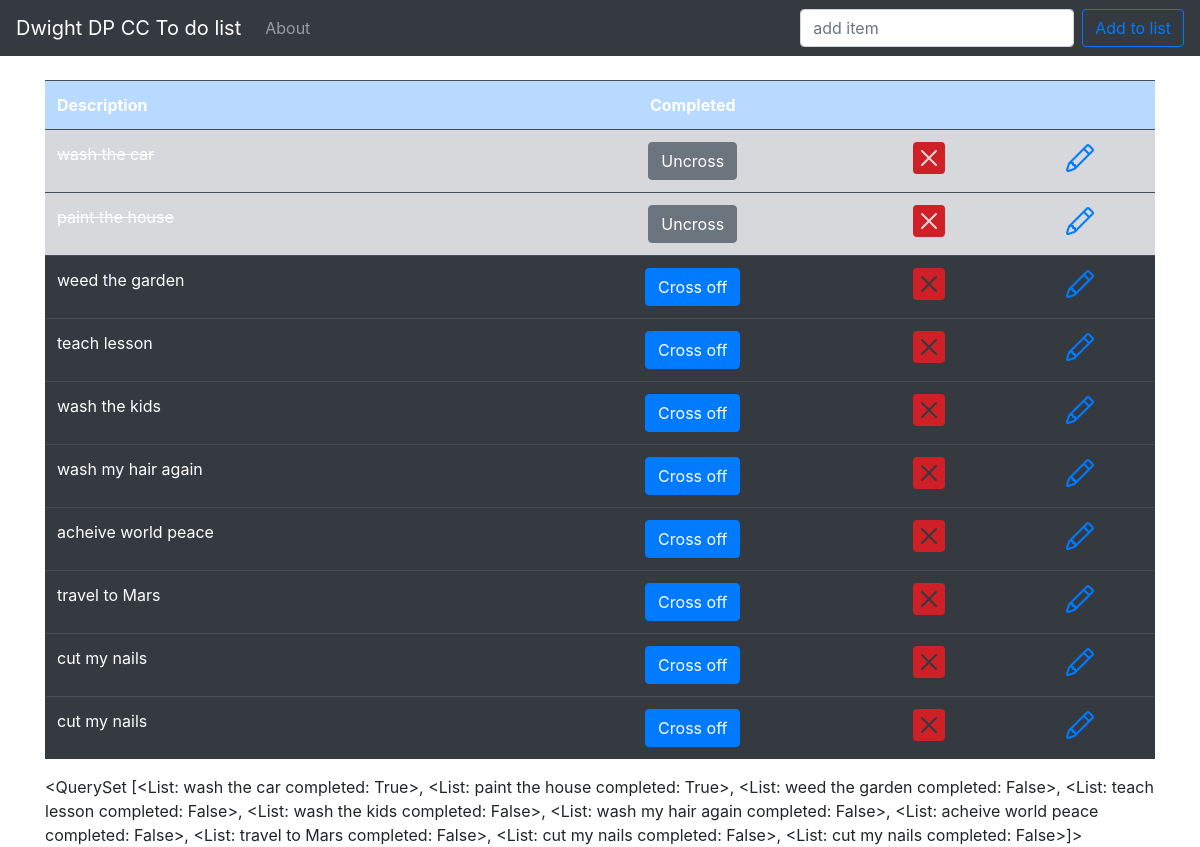
Before: / with the older database file.
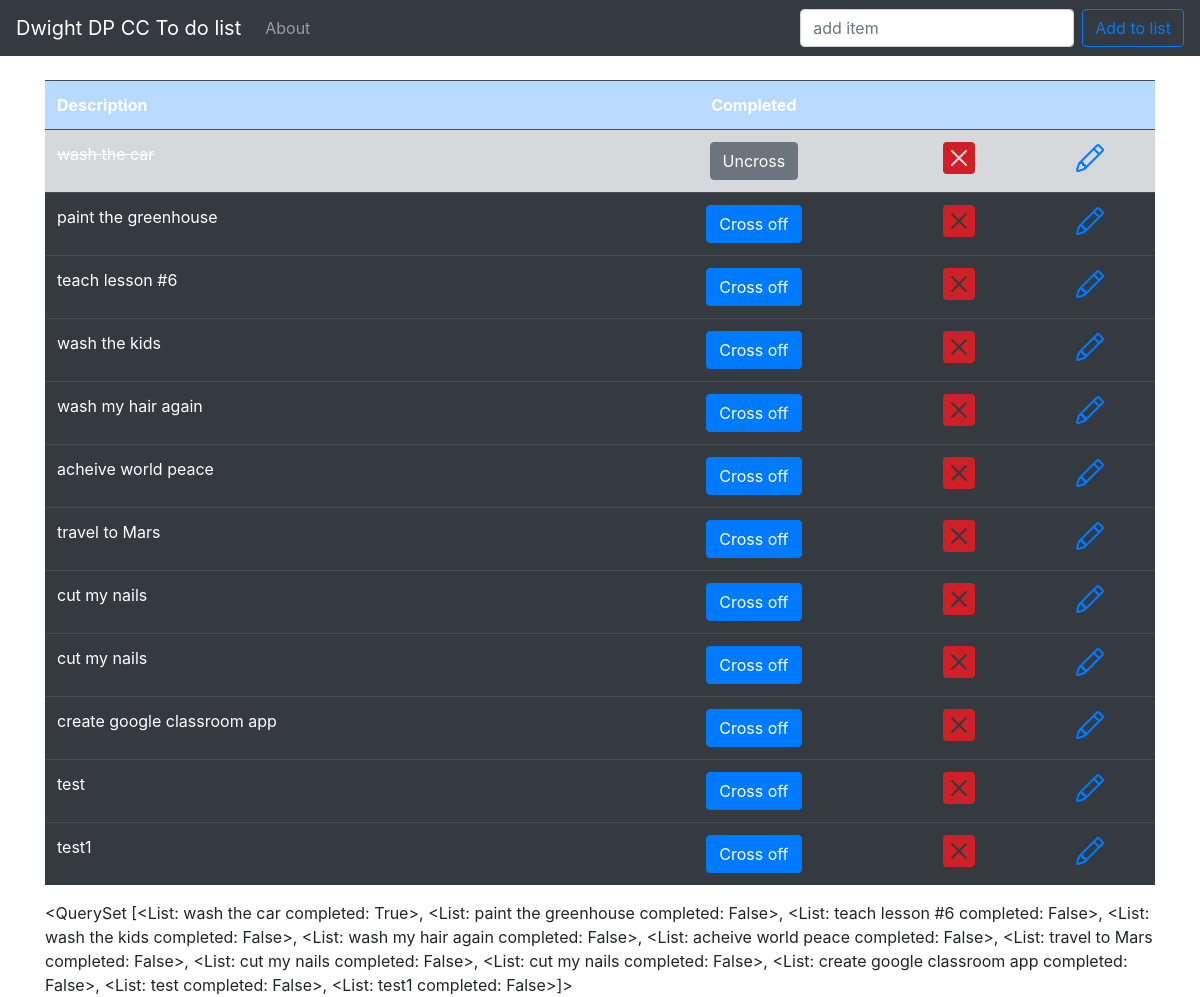
After: the same page with the newer database file.
### todo_list/models.py (models this page shows)
class List(models.Model):
    item =  models.CharField(max_length=200)
    completed = models.BooleanField(default=False)
    def __str__(self):
        return self.item + ' completed: ' + str(self.completed)

### todo_list/views.py (the view)
# urls.py: path('',views.home,name='home'),
def home(request):
    if request.method == 'POST':
        form = ListForm(request.POST or None)
        if form.is_valid():
            form.save()
            all_items = List.objects.all
            messages.success(request,('Item added to list'))
            return render(request,'home.html',{'all_items' : all_items})
    else:
        all_items = List.objects.all
        return render(request,'home.html',{'all_items' : all_items})

### todo_list/templates/home.html (shortened to what this page needs)
{% extends 'base.html' %}
{% block content %}
    {% if all_items %}
    <table class="table table-dark">
        <tr class="table-primary">
            <th>Description</th>
            <th><center>Completed</center></th>
            <th></th>
            <th></th>
          </tr>
        {% for things in all_items %}
            {% if things.completed %}
                <tr class="table-secondary">
                    <td class="striker">{{ things.item }} </td>
                    <td><center><a href="{% url 'uncross' things.id %}"><button type="button" class="btn btn-secondary">Uncross</button></a></center></td>
                    <td><center><a href="{% url 'delete' things.id %}"></a></center></td>
                    <td><center><a href="{% url 'edit' things.id %}"></a></center></td>
                </tr>
            {% else %}
                <tr>
                    <td>{{ things.item }} </td>
                    <td><center><a href="{% url 'cross_off' things.id %}"><button type="button" class="btn btn-primary">Cross off</button></a></center></td>
                    <td><center><a href="{% url 'delete' things.id %}"></a></center></td>
                    <td><center><a href="{% url 'edit' things.id %}"></a></center></td>
                </tr>
            {% endif %}
        {% endfor %}
    </table>
    {% endif %}
    {{ all_items }}
{% endblock %}

### todo_list/templates/base.html (shortened to what this page needs)
{% load static %}
<!doctype html>
<html lang="en">
  <head>
    <link rel="stylesheet" href="https://stackpath.bootstrapcdn.com/bootstrap/4.4.1/css/bootstrap.min.css">
    <link rel="stylesheet" href="{% static 'css/my_style.css' %}">
  </head>
  <body>
    <nav class="navbar navbar-expand-lg navbar-dark bg-dark">
        <a class="navbar-brand" href="{% url 'home' %}">Dwight DP CC To do list</a>
        <div class="collapse navbar-collapse" id="navbarSupportedContent">
          <ul class="navbar-nav mr-auto">
            <li class="nav-item">
              <a class="nav-link" href="{% url 'about' %}">About</a>
            </li>
          </ul>
          <form class="form-inline my-2 my-lg-0" method="POST">
            <input class="form-control mr-sm-2" type="add" placeholder="add item" aria-label="Search" name="item">
            <button class="btn btn-outline-primary my-2 my-sm-0" type="submit">Add to list</button>
          </form>
        </div>
      </nav>
      <br>
      <div class="container">
    {% block content %}
    {% endblock %}
    </div>
  </body>
</html>

### static/css/my_style.css (style rules this page uses)
.striker { text-decoration: line-through; }

Changed rows visible on the page:
removed List: item "weed the garden"
changed through a linked row, List "wash the car": item+completed "…True>, <List: paint the house completed: True>, <List: weed the garden completed: False>, <List: teach lesson completed: False>, <List: wash the kids completed: False>, <List: wash my hair again completed: False>, <List: acheive world peace completed: False>, <List: travel to Mars completed: False>, <List: cut my nails completed: False>, <List: cut my nails completed: False>]>" → "…True>, <List: paint the greenhouse completed: False>, <List: teach lesson #6 completed: False>, <List: wash the kids completed: False>, <List: wash my hair again completed: False>, <List: acheive world peace completed: False>, <List: travel to Mars completed: False>, <List: cut my nails completed: False>, <List: cut my nails completed: False>, <List: create google classroom app completed: False>, <List: test completed: False>, <List: test1 completed: False>]>"
changed List: item "paint the house" → "paint the greenhouse"; completed "Uncross" → "Cross off"
changed List: item "teach lesson" → "teach lesson #6"
added List: item "create google classroom app"
added List: item "test"
added List: item "test1"
